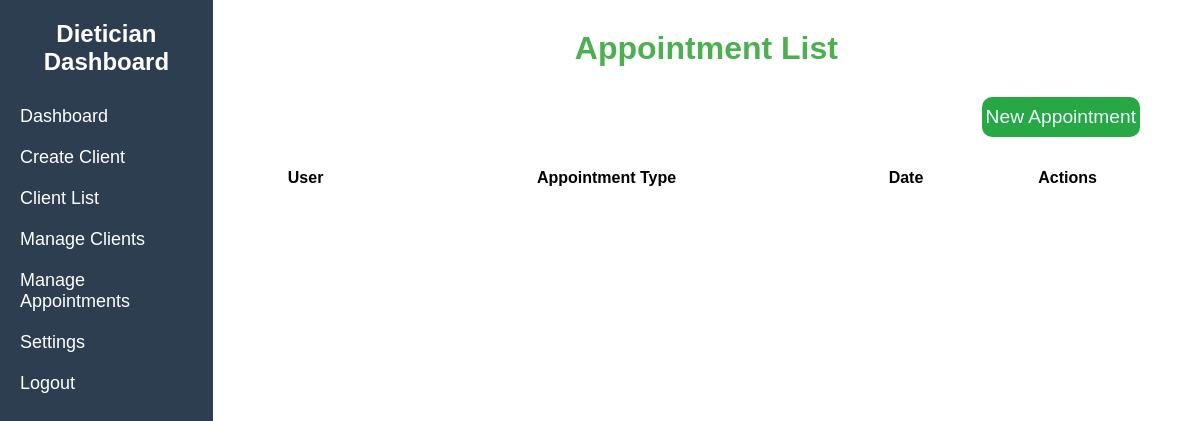
Page /appointment/ (signed in) on the earlier database version.
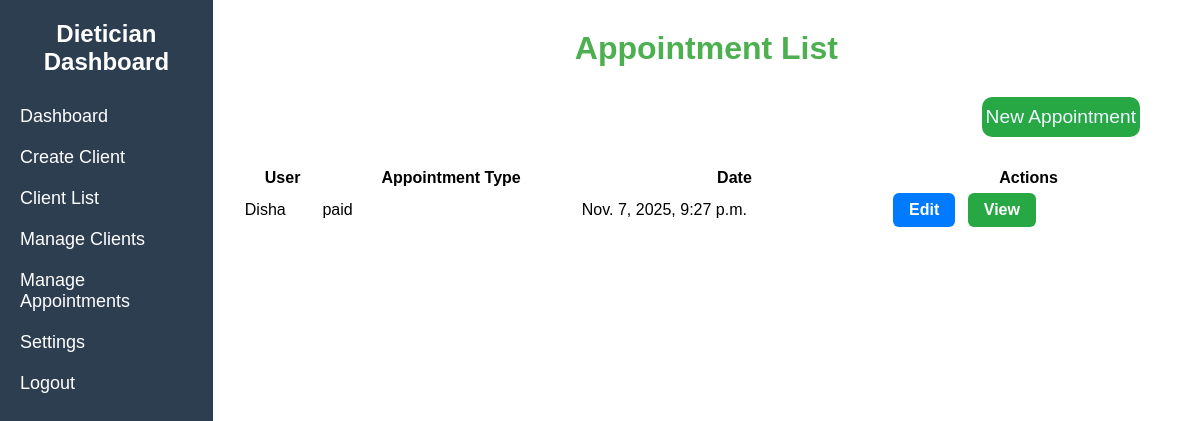
Same page on the later database version.
### appointments/models.py (models this page shows)
class Appointment(models.Model):
    FREE = 'free'
    PAID = 'paid'
    APPOINTMENT_TYPE_CHOICES = [
        (FREE, 'Free'),
        (PAID, 'Paid'),
    ]
    datetime = models.DateTimeField(auto_now_add=True)
    appointment_type = models.CharField(
        max_length=10,
        choices=APPOINTMENT_TYPE_CHOICES,
        default=FREE
    )
    notes = models.TextField(blank=True, null=True)
    patient = models.ForeignKey(User, on_delete=models.CASCADE,limit_choices_to={'role': "NORMAL"})
    created_by=models.ForeignKey(User,on_delete=models.CASCADE,blank=True,null=True,related_name='appointments_created',limit_choices_to={'role': "DIETICIAN"})
    def __str__(self):
        return f"{self.patient} - {self.datetime.strftime('%Y-%m-%d %H:%M')} - {self.id}"

### accounts/models.py (models this page shows, shortened)
class User(AbstractUser):
    ROLE_CHOICES = [
        ('NORMAL', 'Normal User'),
        ('DIETICIAN', 'Dietician'),
        ('MANAGER', 'Manager'),
        ('SENIOR_MANAGER', 'Senior Manager'),
        ('ADMIN', 'Admin'),
    ]
    role = models.CharField(max_length=20, choices=ROLE_CHOICES, default='NORMAL')
    dietician = models.ForeignKey('self', null=True, blank=True, related_name='users', on_delete=models.SET_NULL)
    manager = models.ForeignKey('self', null=True, blank=True, related_name='dieticians', on_delete=models.SET_NULL)
    senior_manager = models.ForeignKey('self', null=True, blank=True, related_name='managers', on_delete=models.SET_NULL)
    def __str__(self):
        return f"{self.username} ({self.get_role_display()})"
    def is_dietician(self):
        return self.role == 'DIETICIAN'
    def is_client(self):
        return self.role == 'NORMAL'

### clients/models.py (models this page shows, shortened)
class ClientDetails(models.Model):
    user = models.OneToOneField(settings.AUTH_USER_MODEL, on_delete=models.CASCADE, related_name='client_profile',blank=True,null=True)
    created_by=models.ForeignKey(settings.AUTH_USER_MODEL, on_delete=models.CASCADE,blank=True,null=True,limit_choices_to={'role': "DIETICIAN"})
    first_name = models.CharField(max_length=100)
    last_name = models.CharField(max_length=100)
    dob = models.DateField(blank=True,null=True)  # Date of Birth
    contact_no = models.CharField(max_length=15,blank=True,null=True)
    email_id = models.EmailField(blank=True,null=True)
    location = models.CharField(max_length=255,blank=True,null=True)
    date_of_creation = models.DateField(auto_now_add=True,blank=True,null=True)  # Automatically set to the current date when the record is created
    notes = models.TextField(blank=True, null=True)
    height = models.FloatField(blank=True,null=True)  # Height in cm (or meters depending on your preference)
    weight = models.FloatField(blank=True,null=True)  # Weight in kg
    medical_condition = models.TextField(blank=True, null=True)
    medications = models.TextField(blank=True, null=True)
    chief_complaints = models.TextField(blank=True, null=True)
    gender = models.CharField(max_length=10, choices=[('Male', 'Male'), ('Female', 'Female'), ('Other', 'Other')])
    client_type = models.CharField(max_length=10, choices=[('KVO', 'KVO'), ('Personal', 'Personal'), ('Other', 'Other')],blank=True)
    DIET_PREFERENCES = [
    ('veg', 'Vegetarian'),
    ('eggetarian', 'Eggetarian'),
    ('nonveg', 'Non-Vegetarian'),
    ('vegan', 'Vegan'),
    ('keto', 'Keto'),
    ('paleo', 'Paleo'),
]
    diet_preference = models.CharField(
        max_length=15,  # ensure it's large enough
        choices=DIET_PREFERENCES,
        default='veg',
        null=True,
        blank=True
    )

### appointments/views.py (the view)
# urls.py: path('', appointment_list, name='appointment_list'),
@role_required('DIETICIAN')
def appointment_list(request):
    thirty_days_ago = timezone.now() - timedelta(days=30)
    print("30",thirty_days_ago)
    data=Appointment.objects.filter(created_by=request.user,datetime__gte=thirty_days_ago)
    print("Data",data)
    return render(request,'appointments/appointment_list.html',context={'appointments':data})

### appointments/templates/appointments/appointment_list.html (shortened to what this page needs)
{% extends 'core/base.html' %}
{% load static %}
{% block extra_css %}
<link rel="stylesheet" href="{% static 'appointments/css/appointment_list.css' %}"/>
  <link rel="stylesheet" href="https://cdn.datatables.net/1.13.6/css/jquery.dataTables.min.css"/>
  <link rel="stylesheet" href="https://cdn.datatables.net/buttons/2.4.1/css/buttons.dataTables.min.css"/>
{% endblock %}
{% block content %}
<div class="container">
  <h1>Appointment List</h1>
  <div class="header-component">
<div class="col">
  <button><a href="/appointment/create/">New Appointment</a></button>
</div>
</div>
  <table id="usersTable" class="display" style="width:100%">
    <thead>
      <tr>
        <th>User</th>
        <th>Appointment Type</th>
        <th>Date</th>
        <th>Actions</th>
      </tr>
    </thead>
    <tbody>
      {% for appointment in appointments %}
      <tr>
        <td>{{ appointment.patient.client_profile.first_name }}</td>
        <td>{{ appointment.appointment_type }}</td>
        <td>{{ appointment.datetime }}</td>
        <td><a href="/client/edit/{{user.id}}" class="btn btn-edit" title="Edit">Edit</a>
<a href="/appointment/detail/{{appointment.id}}/" class="btn btn-view" title="View">View</a></td>
      </tr>
      {% endfor %}
    </tbody>
  </table>
</div>
{% endblock %}

Differences in the rows shown:
added Appointment: patient.client_profile.first_name "Disha", appointment_type "paid", datetime "Nov. 7, 2025, 9:27 p.m."
